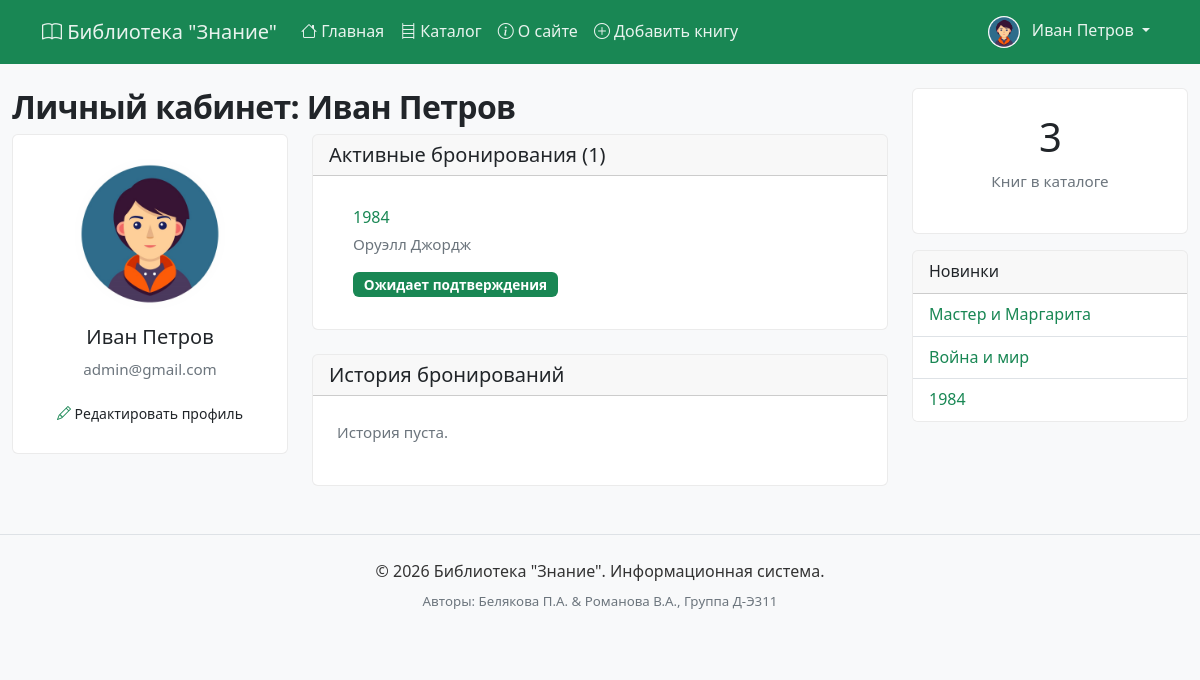
Before: /profile/ (signed in) with the older database file.
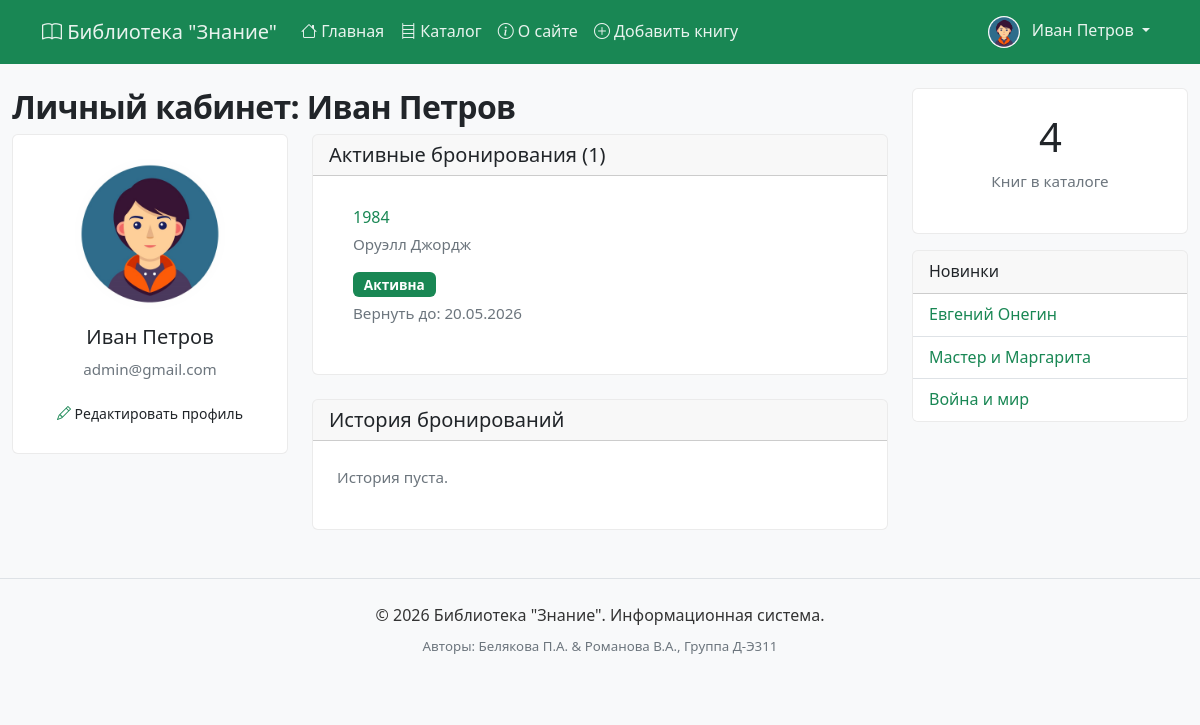
After: the same page with the newer database file.
### catalog/models.py (models this page shows, shortened)
class Reservation(models.Model):
    STATUS_CHOICES = [
        ('pending', 'Ожидает подтверждения'),
        ('active', 'Активна'),
        ('completed', 'Завершена'),
        ('cancelled', 'Отменена'),
        ('overdue', 'Просрочена'),
    ]
    book = models.ForeignKey(Book, on_delete=models.CASCADE, related_name="reservations", verbose_name="Книга")
    reader = models.ForeignKey(Reader, on_delete=models.CASCADE, related_name="reservations", verbose_name="Читатель", null=True,blank=True)
    reservation_date = models.DateTimeField("Дата бронирования", auto_now_add=True)
    start_date = models.DateField("Дата выдачи", null=True, blank=True)
    due_date = models.DateField("Дата возврата", null=True, blank=True)
    return_date = models.DateField("Фактический возврат", null=True, blank=True)
    status = models.CharField("Статус", max_length=20, choices=STATUS_CHOICES, default='pending')
    notes = models.TextField("Заметки", blank=True)
    class Meta:
        ordering = ['-reservation_date']
        verbose_name = "Бронирование"
        verbose_name_plural = "Бронирования"

class Book(models.Model):
    title = models.CharField("Название", max_length=200)
    slug = models.SlugField(
        max_length=200,
        unique=True,
        blank=True,
        null=True  # Важно для существующих книг
    )
    author = models.CharField("Автор", max_length=150)
    isbn = models.CharField("ISBN", max_length=17, unique=True, blank=True, null=True)
    genre = models.ForeignKey("Genre", on_delete=models.SET_NULL, null=True, verbose_name="Жанр", related_name="books")
    is_available = models.BooleanField("Доступна", default=True)
    summary = models.TextField("Описание", blank=True)
    added_at = models.DateTimeField("Добавлено", auto_now_add=True)
    tags = TaggableManager(blank=True, verbose_name="Теги")
    def get_absolute_url(self):
        return reverse('catalog:book_detail', kwargs={'slug': self.slug})
    class Meta:
        ordering = ["-added_at"]

### catalog/views.py (the view)
# urls.py: path('profile/', views.reader_profile, name='reader_profile'),
@login_required
def reader_profile(request):
    reader, created = Reader.objects.get_or_create(user=request.user)
    if request.method == "POST":
        form = ReaderProfileForm(request.POST, instance=reader)
        if form.is_valid():
            form.save()
            messages.success(request, 'Профиль обновлён!')
            return redirect('reader_profile')
    else:
        form = ReaderProfileForm(instance=reader)
    active_reservations = reader.reservations.filter(status__in=['active', 'pending']).select_related('book')
    history = reader.reservations.filter(status__in=['completed', 'cancelled', 'overdue']).select_related('book').order_by('-reservation_date')[:10]
    context = {
        'reader': reader,
        'form': form,
        'active_reservations': active_reservations,
        'history': history,
    }
    return render(request, 'catalog/reader_profile.html', context)

### catalog/templatetags/library_tags.py (called while the page is built)
@register.simple_tag
def total_books():
    return Book.objects.filter(is_available=True).count()

@register.inclusion_tag('catalog/latest_books.html')
def show_latest_books(count=3):
    latest_books = Book.objects.filter(is_available=True).order_by('-added_at')[:count]
    return {'latest_books': latest_books}

### catalog/templates/catalog/reader_profile.html (shortened to what this page needs)
{% extends "catalog/base.html" %}
{% block content %}
<h2> Личный кабинет: {{ user.get_full_name|default:user.username }}</h2>
<div class="row">
    <div class="col-md-4 mb-4">
        <div class="card">
            <div class="card-body text-center">
                {% if user.profile.avatar %}
                    <img src="{{ user.profile.avatar.url }}" alt="Аватар" class="rounded-circle mb-3" style="width: 150px; height: 150px; object-fit: cover;">
                {% else %}
                    <div class="bg-success text-white rounded-circle d-inline-flex align-items-center justify-content-center mb-3" style="width: 150px; height: 150px; font-size: 4rem;">
                        <i class="bi bi-person"></i>
                    </div>
                {% endif %}
                <h5>{{ user.get_full_name|default:user.username }}</h5>
                <p class="text-muted">{{ user.email }}</p>
                <a href="{% url 'accounts:profile_edit' %}" class="btn btn-sm btn-succes">
                    <i class="bi bi-pencil"></i> Редактировать профиль
                </a>
            </div>
        </div>
    </div>
    <div class="col-md-8">
        <div class="card mb-4">
            <div class="card-header">
                <h5 class="mb-0"> Активные бронирования ({{ active_reservations.count }})</h5>
            </div>
            <div class="card-body">
                {% if active_reservations %}
                <ul class="list-group list-group-flush">
                    {% for res in active_reservations %}
                    <li class="list-group-item">
                        <div class="d-flex justify-content-between align-items-start">
                            <div>
                                <h6 class="mb-1">
                                    <a href="{{ res.book.get_absolute_url }}" class="text-success">
                                        {{ res.book.title }}
                                    </a>
                                </h6>
                                <p class="mb-1 text-muted small">{{ res.book.author }}</p>
                                <span class="badge bg-{{ res.status|yesno:'success,secondary' }}">
                                    {{ res.get_status_display }}
                                </span>
                                {% if res.due_date %}
                                <small class="text-muted d-block mt-1">
                                    Вернуть до: {{ res.due_date|date:"d.m.Y" }}
                                </small>
                                {% endif %}
                            </div>
                        </div>
                    </li>
                    {% endfor %}
                </ul>
                {% else %}
                <p class="text-muted mb-0">У вас нет активных бронирований.</p>
                {% endif %}
            </div>
        </div>
        <div class="card">
            <div class="card-header">
                <h5 class="mb-0"> История бронирований</h5>
            </div>
            <div class="card-body">
                {% if history %}
                <ul class="list-group list-group-flush">
                    {% for res in history %}
                    <li class="list-group-item">
                        <div class="d-flex justify-content-between align-items-start">
                            <div>
                                <h6 class="mb-1">{{ res.book.title }}</h6>
                                <p class="mb-1 text-muted small">{{ res.book.author }}</p>
                                <span class="badge bg-secondary">{{ res.get_status_display }}</span>
                                <small class="text-muted d-block mt-1">
                                    {{ res.reservation_date|date:"d.m.Y" }}
                                </small>
                            </div>
                        </div>
                    </li>
                    {% endfor %}
                </ul>
                {% else %}
                <p class="text-muted mb-0">История пуста.</p>
                {% endif %}
            </div>
        </div>
    </div>
</div>
{% endblock %}

### catalog/templates/catalog/base.html (shortened to what this page needs)
{% load static %}
{% load library_tags %}
<!DOCTYPE html>
<html lang="ru">
<head>
    <link href="https://cdn.jsdelivr.net/npm/bootstrap@5.3.2/dist/css/bootstrap.min.css" rel="stylesheet">
    <link rel="stylesheet" href="https://cdn.jsdelivr.net/npm/bootstrap-icons@1.11.1/font/bootstrap-icons.css">
    <link rel="stylesheet" href="{% static 'css/styles.css' %}">
</head>
<body>
    {% block header %}
    <nav class="navbar navbar-expand-lg navbar-dark bg-primary">
        <div class="container">
            <a class="navbar-brand" href="{% url 'catalog:home' %}">
                <i class="bi bi-book"></i> Библиотека "Знание"
            </a>
            <div class="collapse navbar-collapse" id="navbarMain">
                <ul class="navbar-nav me-auto">
                    <li class="nav-item">
                        <a class="nav-link" href="{% url 'catalog:home' %}">
                            <i class="bi bi-house"></i> Главная
                        </a>
                    </li>
                    <li class="nav-item">
                        <a class="nav-link" href="{% url 'catalog:book_list' %}">
                            <i class="bi bi-bookshelf"></i> Каталог
                        </a>
                    </li>
                    <li class="nav-item">
                        <a class="nav-link" href="{% url 'catalog:about' %}">
                            <i class="bi bi-info-circle"></i> О сайте
                        </a>
                    </li>
                    {% if user.is_superuser %}
                    <li class="nav-item">
                        <a class="nav-link" href="{% url 'catalog:book_create' %}">
                            <i class="bi bi-plus-circle"></i> Добавить книгу
                        </a>
                    </li>
                    {% endif %}
                </ul>
                <ul class="navbar-nav">
                    {% if user.is_authenticated %}
                    <li class="nav-item dropdown">
                        <a class="nav-link dropdown-toggle" href="#" role="button" data-bs-toggle="dropdown">
                            {% if user.is_authenticated and user.profile.avatar %}
                                <img src="{{ user.profile.avatar.url }}" alt="avatar" class="avatar-small me-2">
                            {% else %}
                                <i class="bi bi-person-circle"></i>
                            {% endif %}
                            {{ user.get_full_name|default:user.username }}
                        </a>
                    </li>
                    {% endif %}
                </ul>
            </div>
        </div>
    </nav>
    {% endblock %}
    <main class="container-xxl my-4">
        <div class="row">
            <div class="col-md-9">
                {% block content %}{% endblock %}
            </div>
            <div class="col-md-3">
                {% block sidebar %}
                <div class="card mb-3 text-center">
                    <div class="card-body">
                        <h3 class="display-6">{% total_books %}</h3>
                        <p class="text-muted">Книг в каталоге</p>
                    </div>
                </div>
                {% show_latest_books 3 %}
                {% endblock %}
            </div>
        </div>
    </main>
    <footer class="bg-light py-4 mt-5 border-top">
        <div class="container text-center">
            <p class="mb-1">&copy; 2026 Библиотека "Знание". Информационная система.</p>
            <p class="mb-0 text-muted">
                <small>Авторы: Белякова П.А. & Романова В.А., Группа Д-Э311</small>
            </p>
        </div>
    </footer>
</body>
</html>

### catalog/templates/catalog/latest_books.html
<div class="card mb-3">
    <div class="card-header"> Новинки</div>
    <ul class="list-group list-group-flush">
        {% for book in latest_books %}
        <li class="list-group-item">
            {% if book.slug %}
                <a href="{{ book.get_absolute_url }}" class="text-success">
                    {{ book.title }}
                </a>
            {% else %}
                <span class="text-muted">{{ book.title }}</span>
            {% endif %}
        </li>
        {% empty %}
        <li class="list-group-item">Книг пока нет</li>
        {% endfor %}
    </ul>
</div>

Changed rows visible on the page:
no longer on this page (row unchanged): Book: title "1984"
changed Reservation "Оруэлл Джордж": status "Ожидает подтверждения" → "Активна"; due_date (not shown) → "20.05.2026"
added Book: title "Евгений Онегин"
Other visible differences:
text no longer shown: "3"
text now shown: "4"
